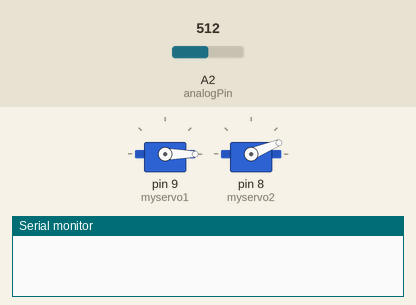
Simulated run of this sketch. Board: Arduino Uno, built with avr-gcc and run on an emulated ATmega328P. On the bench: 2 × servo, the last lines printed to the serial monitor. Inputs (shaded band) come from the test bench; at power-on: A2 (analogPin) = 512.

Above: at 0.17 s.
At 9.3 s:
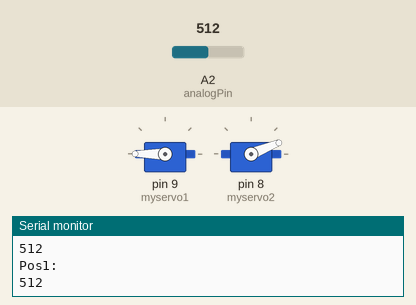
At 16.3 s:
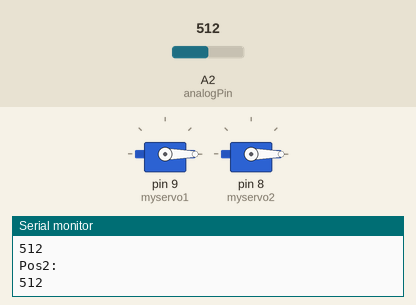
Timing chart, 0 to 17.8 s (numbered marks = the images above):
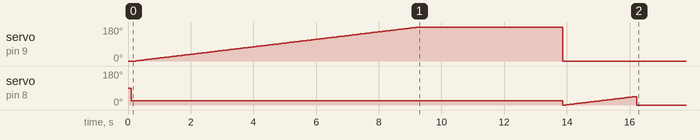

The sketch:

trackerfinale.ino
```cpp
#include <Servo.h>
#define wait 50
Servo myservo1, myservo2;
int analogPin = A2;
int maxVoltage2 = 0;
int maxVoltage = 0;
int optimalPos1 = 0;
int optimalPos2 = 0;
void setup() {
  myservo1.attach(9);
  myservo2.attach(8);
  Serial.begin(9600);
}

void loop() {
  myservo1.write(0);
  delay(100);  // Tempo utile per raggiungimento della posizione
  myservo2.write(22);
  delay(100);  // Tempo utile per raggiungimento della posizione
  for (int pos1 = 0; pos1 <= 270; pos1++) {
    myservo1.write(pos1);
    Serial.println("Pos1: ");
    int voltage = analogRead(analogPin);
    Serial.println(voltage);
     if (voltage > maxVoltage) {
        maxVoltage = voltage;
        optimalPos1 = pos1;
      }
    delay(wait);
    }
    myservo1.write(optimalPos1);
    myservo2.write(0);
    delay(wait);
  for(int pos2=0;pos2<=45;pos2++)
  {
    myservo2.write(pos2);
    Serial.println("Pos2: ");
    int voltage2 = analogRead(analogPin);
      Serial.println(voltage2);
     if (voltage2 > maxVoltage2) {
        maxVoltage2 = voltage2;
        optimalPos2 = pos2;
      }
      delay(wait);
  }
  myservo2.write(optimalPos2);

  delay(1200000);
}
```

Measured:
- by itself, servo on pin 9 (myservo1): rises from 0° to 180° in 9.0 s, then falls to 0° in 4.6 s
